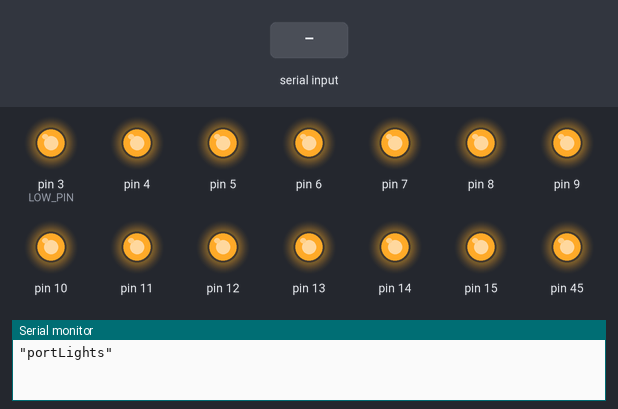
Bench run of a sketch on a simulated Arduino Mega 2560, built with avr-gcc and run on an emulated ATmega2560. Shown: output pins drawn as LEDs (lit = HIGH), the last lines printed to the serial monitor. Inputs (shaded band) come from the test bench.

Above: at 1.2 s.
1.3 s: "90,45\n" received over Serial
At 2.6 s:
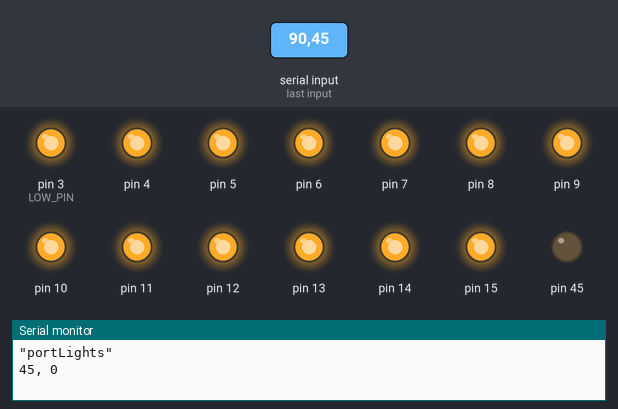
3.8 s: "5\n" received over Serial
At 5.9 s:
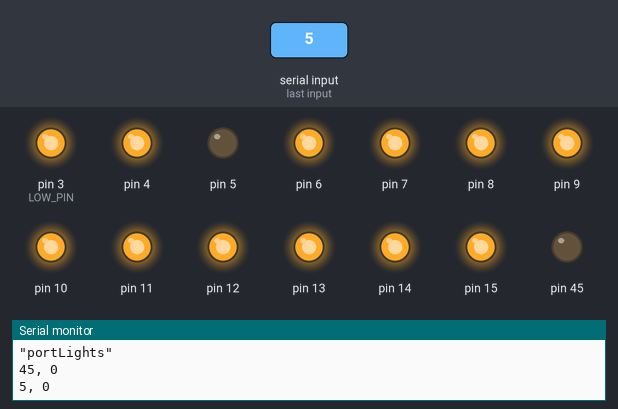
Timing chart, 0 to 7.4 s (numbered marks = the images above; inputs shaded):
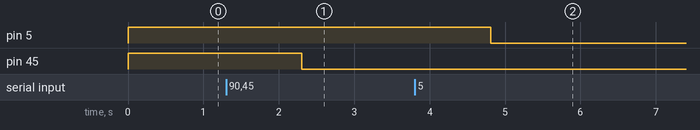

Measured:
- after the input at 1.3 s, pin 45: HIGH → LOW after 1.0 s
- after the input at 3.8 s, pin 5: HIGH → LOW after 1.0 s

The sketch:

portLights.ino
```cpp
const int LOW_PIN = 3;
int HIGH_PIN = 52;


void setup() {
  Serial.begin(9600);

  Serial.println("\"portLights\"");
  for (int i=LOW_PIN; i<=HIGH_PIN; i++) {
    pinMode(i, OUTPUT);
    digitalWrite(i, HIGH);
  }

}

void loop() {
  while (Serial.available() > 0) {
    int pin = Serial.parseInt();
    if (pin < LOW_PIN || pin > HIGH_PIN) {
      continue;
    }

    int value = Serial.parseInt();
    Serial.println(String(pin) + ", " + String(value));
    if (value == 0 || value == 1) {
      digitalWrite(pin, value);
    }
  }
  delay(10);
}
```
